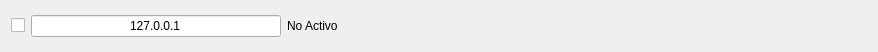
<?xml version="1.0" encoding="UTF-8"?>
<ui version="4.0">
 <class>HostIP</class>
 <widget class="QWidget" name="HostIP">
  <property name="geometry">
   <rect>
    <x>0</x>
    <y>0</y>
    <width>878</width>
    <height>52</height>
   </rect>
  </property>
  <property name="windowTitle">
   <string>Form</string>
  </property>
  <layout class="QHBoxLayout" name="horizontalLayout_2">
   <item>
    <layout class="QHBoxLayout" name="horizontalLayout">
     <item>
      <widget class="QCheckBox" name="cxEnabled">
       <property name="text">
        <string/>
       </property>
      </widget>
     </item>
     <item>
      <widget class="QLineEdit" name="tbIP">
       <property name="maximumSize">
        <size>
         <width>250</width>
         <height>16777215</height>
        </size>
       </property>
       <property name="text">
        <string>127.0.0.1</string>
       </property>
       <property name="alignment">
        <set>Qt::AlignCenter</set>
       </property>
      </widget>
     </item>
     <item>
      <widget class="QLabel" name="lbStatus">
       <property name="text">
        <string>No Activo</string>
       </property>
      </widget>
     </item>
     <item>
      <spacer name="horizontalSpacer">
       <property name="orientation">
        <enum>Qt::Horizontal</enum>
       </property>
       <property name="sizeHint" stdset="0">
        <size>
         <width>40</width>
         <height>20</height>
        </size>
       </property>
      </spacer>
     </item>
    </layout>
   </item>
  </layout>
 </widget>
 <resources/>
 <connections/>
</ui>
